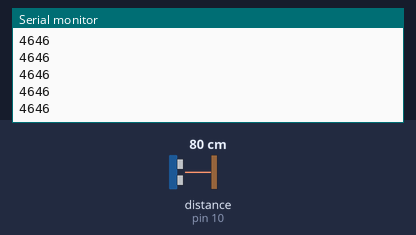
Simulated run of this sketch. Board: Arduino Uno, built with avr-gcc and run on an emulated ATmega328P. Shown: the last lines printed to the serial monitor. Wiring (inferred from the names in the program): ultrasonic range finder: trigger pin 8; echo pin 10. Inputs (shaded band) come from the test bench; at power-on: distance to the obstacle (sensor on pin 10) 80 cm. The echo pulse lasts 58.3 µs per cm.

Above: at 1.2 s.
1.3 s: distance to the obstacle (sensor on pin 10) set to 2 cm
At 1.48 s:
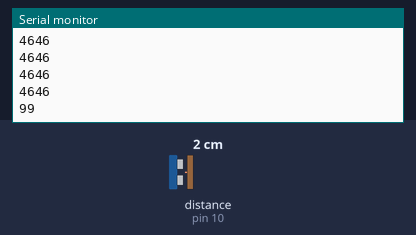
2.8 s: distance to the obstacle (sensor on pin 10) set to 4 cm
At 2.89 s:
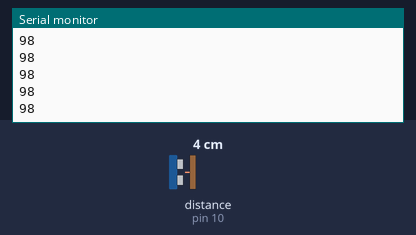
Timing chart, 0 to 5.8 s (numbered marks = the images above; inputs shaded):
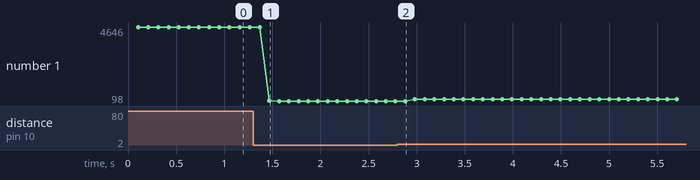

The sketch:

ultrasonic.ino
```cpp
int trigPin=8;
int echoPin=10;
int pingTravelTime;

void setup() {
  Serial.begin(9600);
  pinMode(trigPin,OUTPUT);
  pinMode(echoPin,INPUT);

}

void loop() {
  digitalWrite(trigPin,LOW);
  delayMicroseconds(10);
  digitalWrite(trigPin,HIGH);
  delayMicroseconds(10);
  digitalWrite(trigPin,LOW);
  pingTravelTime=pulseIn(echoPin,HIGH);
  delay(100);
  Serial.println(pingTravelTime);

}
```

Measured:
- after the input at 1.3 s, the serial monitor: prints a new line after 0.17 s (image 1)
- plotted number 1: 4646 → 98 after the input at 1.3 s, 98 → 215 after the input at 2.8 s
